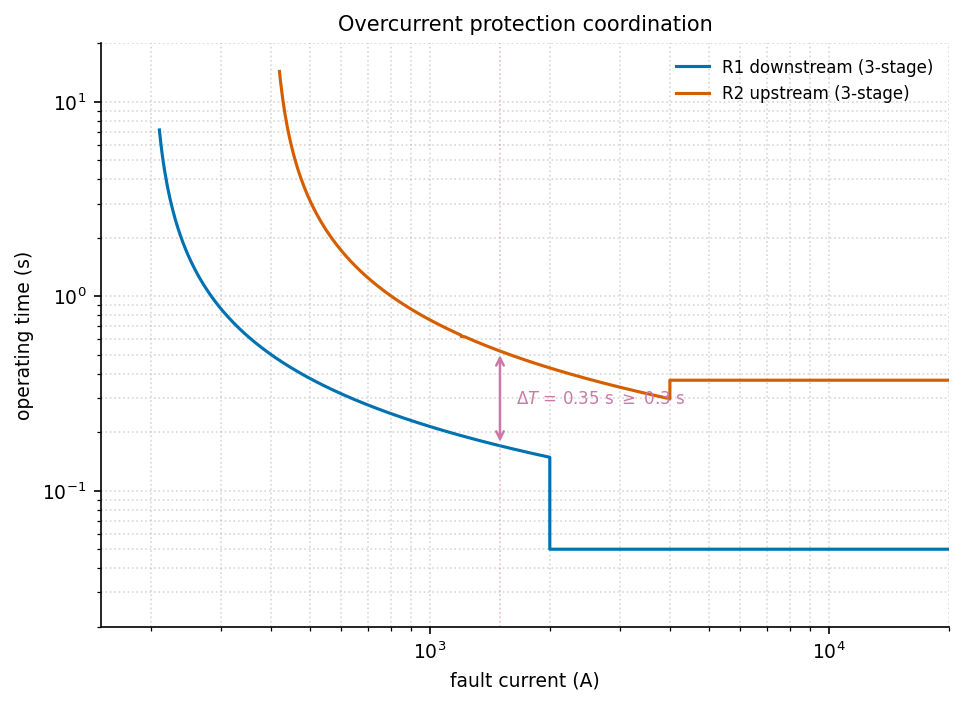

This figure's Python source:
"""protection_coordination: 阶段式过流保护配合图（log-log 时间-电流曲线 + ΔT 标注）."""
import sys, os; sys.path.insert(0, os.path.join(os.path.dirname(os.path.abspath(__file__)), '..', '..', '_utils', 'python'))
import numpy as np
import matplotlib.pyplot as plt
from theme import apply_theme
from palette import cycle

def _staged_curve(i_pick3, tms, i_pick2, t2, i_pick1, t1, i_max=20000.0):
    """三段式：III 段反时限（IEC SI）→ II 段定时限 → I 段速断."""
    def t_of(i):
        i = np.asarray(i, dtype=float)
        t = tms*0.14/((i/i_pick3)**0.02 - 1)            # IEC standard inverse
        t = np.where(i >= i_pick2, np.minimum(t, t2), t)
        t = np.where(i >= i_pick1, t1, t)
        return t
    i = np.geomspace(i_pick3*1.05, i_max, 600)
    # insert step edges for clean vertical transitions
    for edge in (i_pick2, i_pick1):
        i = np.sort(np.concatenate([i, [edge*(1 - 1e-9), edge]]))
    return i, t_of(i)

def make_figure(title='Overcurrent protection coordination'):
    apply_theme(fig_size=(6.5, 4.8))
    # downstream relay R1 (feeder) and upstream relay R2 (transformer)
    i1, t1 = _staged_curve(200, 0.05, 800, 0.30, 2000, 0.05)
    i2, t2 = _staged_curve(400, 0.10, 1200, 0.62, 4000, 0.37)
    fig, ax = plt.subplots()
    ax.loglog(i1, t1, color=cycle(0), label='R1 downstream (3-stage)')
    ax.loglog(i2, t2, color=cycle(1), label='R2 upstream (3-stage)')
    # coordination margin at a common fault current
    i_f = 1500.0
    ta = np.interp(i_f, i1, t1); tb = np.interp(i_f, i2, t2)
    ax.annotate('', xy=(i_f, tb), xytext=(i_f, ta),
                arrowprops=dict(arrowstyle='<->', color=cycle(3), lw=1.2))
    ax.text(i_f*1.1, np.sqrt(ta*tb),
            f'$\\Delta T$ = {tb - ta:.2f} s $\\geq$ 0.3 s',
            color=cycle(3), fontsize=8, va='center')
    ax.axvline(i_f, color=cycle(3), linestyle=':', alpha=0.5, lw=0.8)
    ax.set_xlabel('fault current (A)'); ax.set_ylabel('operating time (s)')
    ax.set_title(title)
    ax.set_xlim(150, 20000); ax.set_ylim(0.02, 20)
    ax.grid(True, which='both', linestyle=':', alpha=0.5)
    ax.legend(frameon=False, loc='upper right')
    fig.tight_layout()
    return fig

if __name__ == '__main__':
    fig = make_figure(); fig.savefig(__file__.replace('.py', '.png'), dpi=150)
